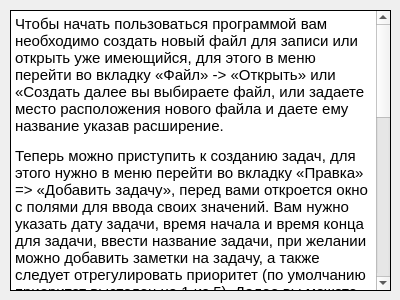
<?xml version="1.0" encoding="UTF-8"?>
<ui version="4.0">
 <class>Instruction</class>
 <widget class="QDialog" name="Instruction">
  <property name="geometry">
   <rect>
    <x>0</x>
    <y>0</y>
    <width>400</width>
    <height>300</height>
   </rect>
  </property>
  <property name="windowTitle">
   <string>PersoLife - Руководство пользователя</string>
  </property>
  <property name="windowIcon">
   <iconset resource="meres.qrc">
    <normaloff>:/resours/resourses/icons/icons8-тренер-50.png</normaloff>:/resours/resourses/icons/icons8-тренер-50.png</iconset>
  </property>
  <widget class="QTextBrowser" name="textBrowser">
   <property name="geometry">
    <rect>
     <x>10</x>
     <y>10</y>
     <width>381</width>
     <height>281</height>
    </rect>
   </property>
   <property name="font">
    <font>
     <pointsize>11</pointsize>
    </font>
   </property>
   <property name="styleSheet">
    <string notr="true">QTextBrowser{
	background: none;
	border: none;
	background-color: #fff;
	border: 1px solid black;
}</string>
   </property>
   <property name="html">
    <string>&lt;!DOCTYPE HTML PUBLIC &quot;-//W3C//DTD HTML 4.0//EN&quot; &quot;http://www.w3.org/TR/REC-html40/strict.dtd&quot;&gt;
&lt;html&gt;&lt;head&gt;&lt;meta name=&quot;qrichtext&quot; content=&quot;1&quot; /&gt;&lt;style type=&quot;text/css&quot;&gt;
p, li { white-space: pre-wrap; }
&lt;/style&gt;&lt;/head&gt;&lt;body style=&quot; font-family:'MS Shell Dlg 2'; font-size:11pt; font-weight:400; font-style:normal;&quot;&gt;
&lt;p style=&quot; margin-top:12px; margin-bottom:12px; margin-left:0px; margin-right:0px; -qt-block-indent:0; text-indent:0px;&quot;&gt;&lt;span style=&quot; font-family:'Arial,sans-serif'; color:#000000;&quot;&gt;Чтобы начать пользоваться программой вам необходимо создать новый файл для записи или открыть уже имеющийся, для этого в меню перейти во вкладку «Файл» -&amp;gt; «Открыть» или «Создать далее вы выбираете файл, или задаете место расположения нового файла и даете ему название указав расширение.&lt;/span&gt; &lt;/p&gt;
&lt;p style=&quot; margin-top:12px; margin-bottom:12px; margin-left:0px; margin-right:0px; -qt-block-indent:0; text-indent:0px;&quot;&gt;&lt;span style=&quot; font-family:'Arial,sans-serif'; color:#000000;&quot;&gt;Теперь можно приступить к созданию задач, для этого нужно в меню перейти во вкладку «Правка» =&amp;gt; «Добавить задачу», перед вами откроется окно с полями для ввода своих значений. Вам нужно указать дату задачи, время начала и время конца для задачи, ввести название задачи, при желании можно добавить заметки на задачу, а также следует отрегулировать приоритет (по умолчанию приоритет выстелен на 1 из 5). Далее вы можете нажать на кнопку «Добавить». Данные о задаче автоматические выведутся в список задач на главный экран и сохранятся в файле.&lt;/span&gt; &lt;/p&gt;
&lt;p style=&quot; margin-top:12px; margin-bottom:12px; margin-left:0px; margin-right:0px; -qt-block-indent:0; text-indent:0px;&quot;&gt;&lt;span style=&quot; font-family:'Arial,sans-serif'; color:#000000;&quot;&gt;После создания желаемого количества задач данные в файле будут сохранены в порядке их добавления. Для сортировки задач в главном меню есть блок “Сортировка задач” с выбором критериев для сортировки, такие как приоритет задачи, дата задачи, поиск по названию задачи с возможностью строго фильтра и выбора чувствительности к регистру.&lt;/span&gt; &lt;/p&gt;
&lt;p style=&quot; margin-top:12px; margin-bottom:12px; margin-left:0px; margin-right:0px; -qt-block-indent:0; text-indent:0px;&quot;&gt;&lt;span style=&quot; font-family:'Arial,sans-serif'; color:#000000;&quot;&gt;Для построения графика текущего плана выполнения задач следует перейти в меню перейти во вкладку «Правка» =&amp;gt; «Построить график задач», перед вами откроется окно с автоматически построенным графиком с сравнительной характеристикой плана выполнения заданных задач по дням.  &lt;/span&gt;&lt;/p&gt;
&lt;p style=&quot; margin-top:12px; margin-bottom:12px; margin-left:0px; margin-right:0px; -qt-block-indent:0; text-indent:0px;&quot;&gt;&lt;span style=&quot; font-family:'Arial,sans-serif'; color:#000000;&quot;&gt;Во вкладке «Справка» =&amp;gt; «О приложении» вы увидите краткую информацию о приложении «PersoLife».  &lt;/span&gt;&lt;/p&gt;
&lt;p style=&quot; margin-top:12px; margin-bottom:12px; margin-left:0px; margin-right:0px; -qt-block-indent:0; text-indent:0px;&quot;&gt;&lt;span style=&quot; font-family:'Arial,sans-serif'; color:#000000;&quot;&gt;Во вкладке «Справка» =&amp;gt; «Об авторах» вы увидите краткую информацию о разработчиках приложения.&lt;/span&gt; &lt;/p&gt;&lt;/body&gt;&lt;/html&gt;</string>
   </property>
  </widget>
 </widget>
 <resources>
  <include location="meres.qrc"/>
 </resources>
 <connections/>
</ui>
